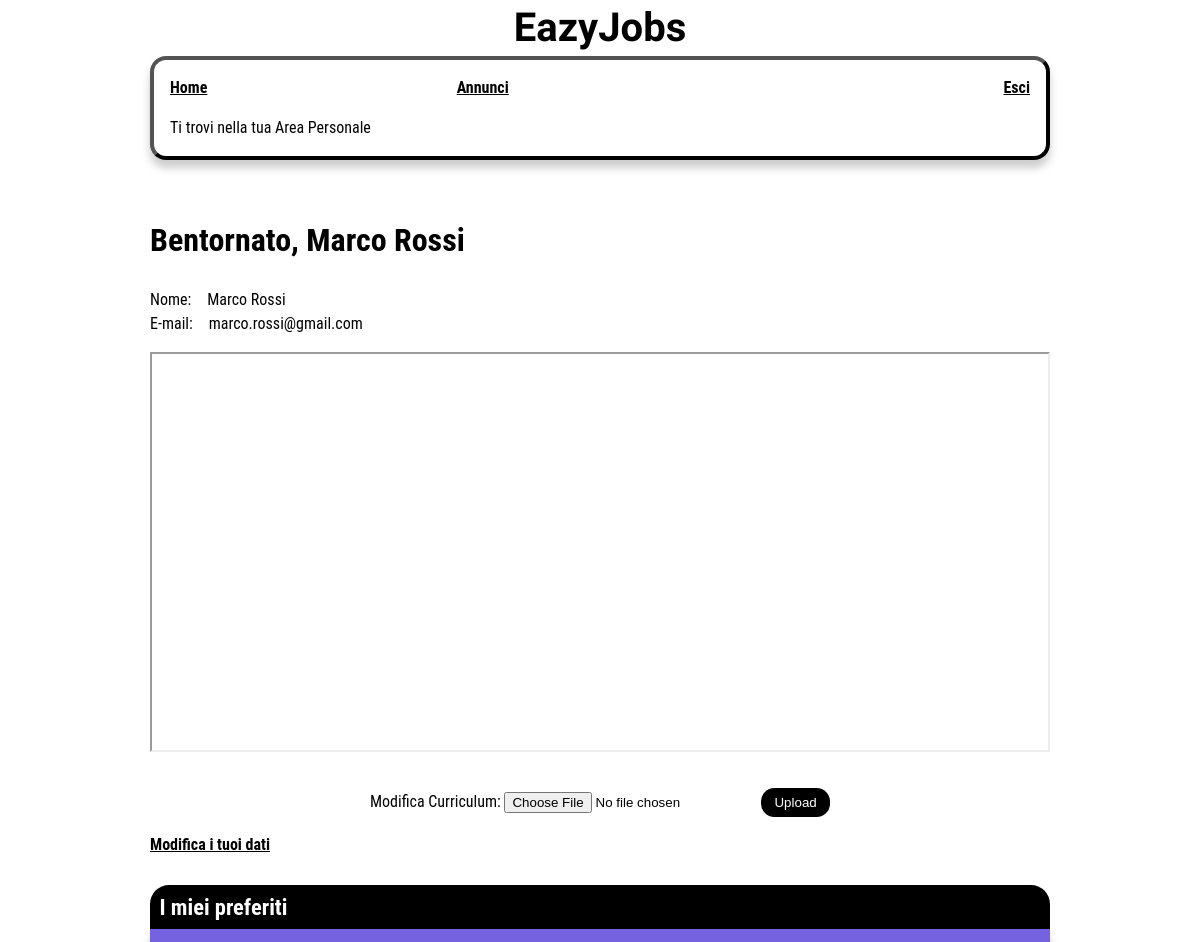
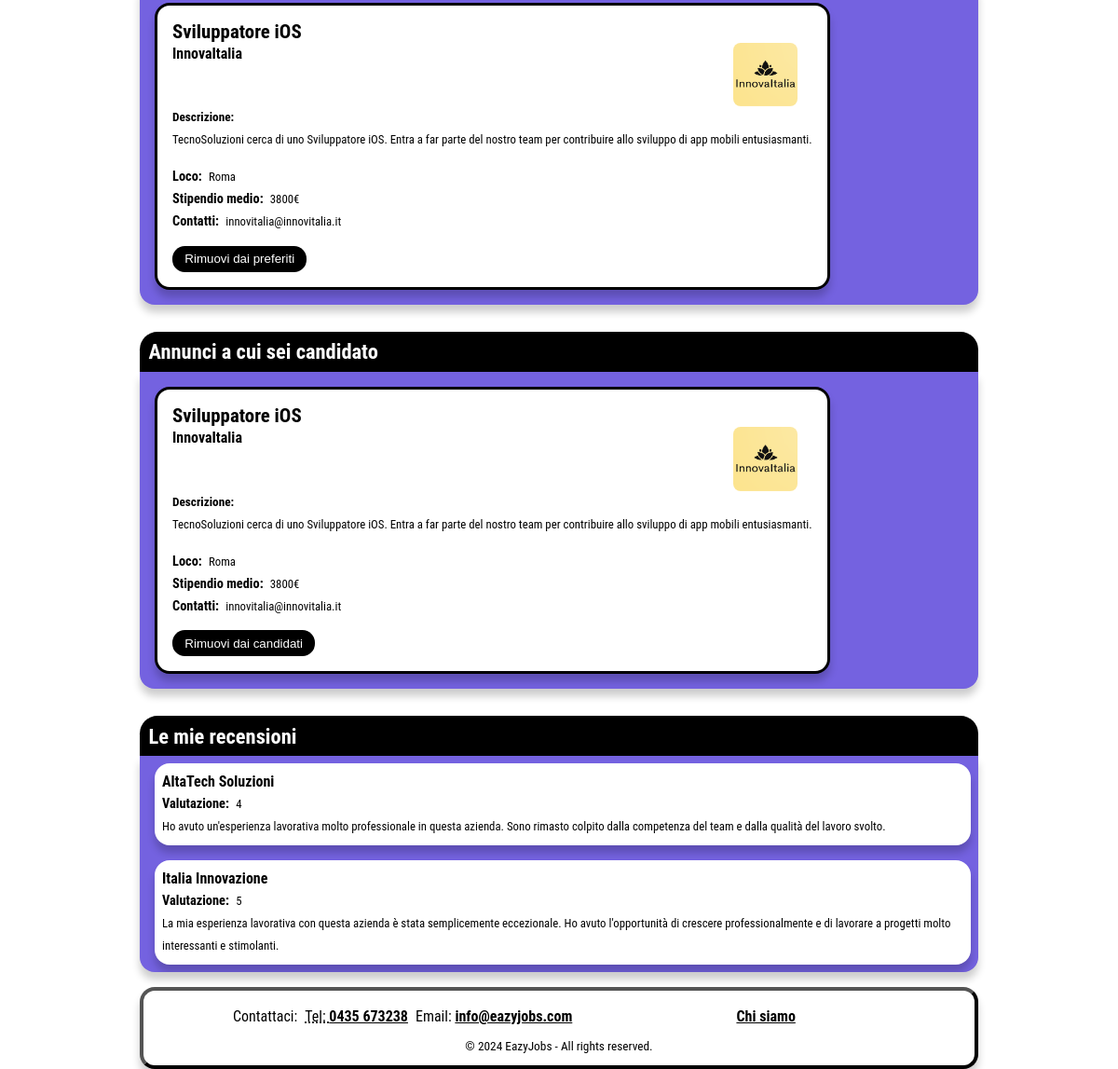
Screenshot of /EazyJobs/User.php (signed in) with the database file from the repository (2 pictures, top to bottom).
### tables this page shows
CREATE TABLE IF NOT EXISTS utenti
(
    id int NOT NULL AUTO_INCREMENT,
    email character varying(60) UNIQUE NOT NULL,
    password character varying(60) NOT NULL,
	nome character varying(60) NOT NULL,
    cv_path character varying(90),
    PRIMARY KEY (id)
);

CREATE TABLE IF NOT EXISTS preferiti
(
    utenti_id int NOT NULL,
    annuncio_id int NOT NULL,
    PRIMARY KEY (utenti_id, annuncio_id),
	FOREIGN KEY (utenti_id)
    REFERENCES utenti (id)
    ON UPDATE CASCADE
    ON DELETE CASCADE,
	FOREIGN KEY(annuncio_id)
    REFERENCES annunci(id)
    ON UPDATE CASCADE
    ON DELETE CASCADE
);

CREATE TABLE IF NOT EXISTS annunci
(
    id int NOT NULL AUTO_INCREMENT,
    titolo character varying(60) NOT NULL,
	locazione character varying(60) NOT NULL,
	data_pub datetime NOT NULL,
	settore character varying(60) NOT NULL,
	remoto boolean NOT NULL,
    presenza boolean NOT NULL,
	contratto character varying(60) NOT NULL,
    `desc_breve` character varying(200) NOT NULL,
	`desc_completa` character varying(500) NOT NULL,
    livello_istruzione character varying(90) NOT NULL,
	esperienza integer NOT NULL,
    stipendio decimal NOT NULL,
    azienda_id int NOT NULL,
    PRIMARY KEY (id),
	FOREIGN KEY (azienda_id)
    REFERENCES aziende (id)
    ON UPDATE CASCADE
    ON DELETE CASCADE
);

CREATE TABLE IF NOT EXISTS aziende
(
    id int NOT NULL AUTO_INCREMENT,
    email character varying(60) UNIQUE NOT NULL,
    password character varying(100) NOT NULL,
	nome character varying(60) NOT NULL,
	sito character varying(50) NOT NULL,
	fondazione integer NOT NULL,
	dipendenti integer NOT NULL,
	fatturato integer NOT NULL,
	sede character varying(60) NOT NULL,
	settore character varying(60) NOT NULL,
	`desc` character varying (500) NOT NULL,
    logo_path character varying(90),
    PRIMARY KEY (id)
);

CREATE TABLE IF NOT EXISTS candidate
(
    utenti_id int NOT NULL,
    annuncio_id int NOT NULL,
    PRIMARY KEY (utenti_id, annuncio_id),
	FOREIGN KEY (utenti_id)
    REFERENCES utenti (id)
    ON UPDATE CASCADE
    ON DELETE CASCADE,
	FOREIGN KEY(annuncio_id)
    REFERENCES annunci(id)
    ON UPDATE CASCADE
    ON DELETE CASCADE
);

CREATE TABLE IF NOT EXISTS valutazioni
(
    utenti_id int NOT NULL,
    aziende_id int NOT NULL,
    commento character varying(300),
    voto integer NOT NULL CHECK (voto > 0 AND voto <=5),
    PRIMARY KEY (aziende_id, utenti_id),
	FOREIGN KEY (utenti_id)
    REFERENCES utenti (id)
    ON UPDATE CASCADE
    ON DELETE CASCADE,
	FOREIGN KEY(aziende_id)
    REFERENCES aziende(id)
    ON UPDATE CASCADE
    ON DELETE CASCADE
);

### EazyJobs/models/utente.php (called while the page is built, shortened)
<?php
  class Utente {
    private $conn;
    private $table = 'utenti';
    public function __construct($db) {
      $this->conn = $db;
    }
    public function getById($utenteId) {
      $query = 'SELECT * FROM ' . $this->table . ' WHERE id = :utenteId';
      $stmt = $this->conn->prepare($query);
      $stmt->bindParam(':utenteId', $utenteId);
      $stmt->execute();
      return $stmt;
  }
}

### EazyJobs/models/annuncio.php (called while the page is built, shortened)
<?php
class Annuncio
{
  private $conn;
  public function __construct($db)
  {
    $this->conn = $db;
  }
  public static function getById($conn, $id)
  {
    $query = 'SELECT annunci.id AS annuncio_id, annunci.*, aziende.*
                FROM annunci
                INNER JOIN aziende ON annunci.azienda_id = aziende.id
                WHERE annunci.id = :annuncioId';
    $stmt = $conn->prepare($query);
    $stmt->bindParam(':annuncioId', $id);
    $stmt->execute();
    return $stmt;
  }
  public function getAllSaved($userId)
  {
    $query = 'SELECT annuncio_id FROM preferiti WHERE utenti_id = :userId';
    $stmt = $this->conn->prepare($query);
    $stmt->bindParam(':userId', $userId);
    $stmt->execute();
    return $stmt;
  }
  public function getAllCandidate($userId)
  {
    $query = 'SELECT annuncio_id FROM candidate WHERE utenti_id = :userId';
    $stmt = $this->conn->prepare($query);
    $stmt->bindParam(':userId', $userId);
    $stmt->execute();
    return $stmt;
  }
}

### EazyJobs/models/valutazione.php (called while the page is built, shortened)
<?php
  class Valutazione {
    private $conn;
    public function __construct($db) {
      $this->conn = $db;
    }
      public function getAll_byUtenteId($utenteId) {
        $query = 'SELECT valutazioni.*, utenti.nome AS nome, aziende.nome AS nome_azienda
                  FROM valutazioni
                  INNER JOIN utenti ON valutazioni.utenti_id = utenti.id
                  INNER JOIN aziende ON valutazioni.aziende_id = aziende.id
                  WHERE valutazioni.utenti_id = :utenteId';
        $stmt = $this->conn->prepare($query);
        $stmt->bindParam(':utenteId', $utenteId);
        $stmt->execute();
        return $stmt;
    }
}

### EazyJobs/User.php (the view, shortened to what this page needs)
<?php
  if (isset($_SESSION['user_id'])) {
    include_once './models/utente.php';
    include_once './models/valutazione.php';
    include_once './models/annuncio.php';
    $database = new Database();
    $db = $database->connect();
    $utente = new Utente($db);
    $userId = $_SESSION['user_id'];
    $result = $utente->getById($userId);
    $num = $result->rowCount();
    if($num > 0) {
      $userName = "";
      $str_utente = "";
      while ($row = $result->fetch(PDO::FETCH_ASSOC)) {
          extract($row);
          $userName = $nome;
          $str_utente .= '
          <dl class="dati-utente">
            <dt>Nome: </dt>
            <dd>' . $nome . '</dd>
            <dt>E-mail: </dt>
            <dd>' . $email . '</dd>
          </dl>
          <div id="cv-section">';
        if (!empty($cv_path)) {
            $cv_path = str_replace('../../', './', $cv_path);
            $str_utente .= '<iframe id="cv-preview" src="' . $cv_path . '#toolbar=0&navpanes=0&scrollbar=0" title="Curriculum Vitae"></iframe>';
        } else {
            $str_utente .= 'Nessun file caricato';
        }
        $str_utente .= '</div>';
      }
    }
    $annuncio = new Annuncio($db);
    $resultSet = $annuncio->getAllSaved($userId);
    $str_annunci_preferiti = "";
    if ($resultSet->rowCount() > 0) {
      while ($row = $resultSet->fetch(PDO::FETCH_ASSOC)) {
        $annuncioDetails = Annuncio::getById($db, $row['annuncio_id']);
        if ($annuncioDetails) {
            $annuncio = $annuncioDetails->fetch(PDO::FETCH_ASSOC);
            if ($annuncio) {
                $str_annunci_preferiti .= "
                    <li id='annuncio-" . $annuncio['annuncio_id'] . "'>
                        <h3>" . $annuncio['titolo'] . "</h3>
                        <div class='header-annunci'>
                        <h4>" . $annuncio['nome'] . "</h4>
                        <img src='./assets/logos/". $annuncio['azienda_id'] ."_logo.png' alt='Logo azienda " . $annuncio['nome'] ."'>
                        </div>
                        <h5>Descrizione:</h5>
                        <p>" . $annuncio['desc_breve'] . "</p>
                        <dl class='job-info'>
                            <dt>Loco:</dt><dd>" . $annuncio['locazione'] . "</dd>
                            <dt>Stipendio medio:</dt><dd>" . $annuncio['stipendio'] . "€</dd>
                            <dt>Contatti:</dt><dd>" . $annuncio['email'] . "</dd>
                        </dl>
                        <input type='submit' class='bottone-rimuovi-preferiti' value='Rimuovi dai preferiti' aria-label=\"Rimuovi l'annuncio " . $annuncio['titolo'] . " dai tuoi preferiti\" data-id='" . $annuncio['annuncio_id'] . "'>
                    </li>";
            }
        }
      }
  } else {
    $str_annunci_preferiti = '<li class="nessun-trovato">(!) Nessun annuncio salvato</li>';
  }
  $annuncio = new Annuncio($db);
  $resultSet = $annuncio->getAllCandidate($userId);
  $str_annunci_candidati = "";
  if ($resultSet->rowCount() > 0) {
    while ($row = $resultSet->fetch(PDO::FETCH_ASSOC)) {
      $annuncioDetails = Annuncio::getById($db, $row['annuncio_id']);
      if ($annuncioDetails) {
          $annuncio = $annuncioDetails->fetch(PDO::FETCH_ASSOC);
          if ($annuncio) {
              $str_annunci_candidati .= "
                  <li id='annuncio-" . $annuncio['annuncio_id'] . "'>
                      <h3>" . $annuncio['titolo'] . "</h3>
                      <div class='header-annunci'>
                      <h4>" . $annuncio['nome'] . "</h4>
                      <img src='./assets/logos/". $annuncio['azienda_id'] ."_logo.png' alt='Logo azienda " . $annuncio['nome'] ."'>
                      </div>
                      <h5>Descrizione:</h5>
                      <p>" . $annuncio['desc_breve'] . "</p>
                      <dl class='job-info'>
                          <dt>Loco:</dt><dd>" . $annuncio['locazione'] . "</dd>
                          <dt>Stipendio medio:</dt><dd>" . $annuncio['stipendio'] . "€</dd>
                          <dt>Contatti:</dt><dd>" . $annuncio['email'] . "</dd>
                      </dl>
                      <input type='submit' class='bottone-rimuovi-candidati' value='Rimuovi dai candidati' aria-label=\"Rimuovi l'annuncio " . $annuncio['titolo'] . " dai tuoi preferiti\" data-id='" . $annuncio['annuncio_id'] . "'>
                  </li>";
          }
      }
    }
} else {
  $str_annunci_candidati = '<li class="nessun-trovato">(!) Nessun annuncio</li>';
}
    $valutazione = new Valutazione($db);
    $result = $valutazione->getAll_byUtenteId($userId);
    $num = $result->rowCount();
    if($num > 0) {
      $str_valutazioni = "";
      while ($row = $result->fetch(PDO::FETCH_ASSOC)) {
          extract($row);
          $str_valutazioni .=
              "<li>\n" .
              "<h3>" . $nome_azienda . "</h3>\n" .
              "<div class='valutazione'>\n" .
              "<h4>Valutazione:</h4><p>" . $voto . "</p>\n" .
              "</div>\n" .
              "<p>" . $commento . "</p>\n" .
              "</li>\n";
      }
  } else {
    $str_valutazioni = '<li class="nessun-trovato">(!) Nessuna recensione trovata</li>';
  }
  $nomefile = "./templates/User.html";
  $contenuto = file_get_contents($nomefile);
  $errors = isset($_GET['errors']) ? json_decode(urldecode($_GET['errors']), true) : [];
  $cvErrore = isset($errors['cv']) ? htmlspecialchars($errors['cv']) : '';
  $contenuto = str_replace("cv-errore-placeholder", $cvErrore, $contenuto);
  $contenuto = str_replace("nome-placeholder", strval($userName), $contenuto);
  $contenuto = str_replace("", $str_utente, $contenuto);
  $contenuto = str_replace("", $str_annunci_preferiti, $contenuto);
  $contenuto = str_replace("", $str_annunci_candidati, $contenuto);
  $contenuto = str_replace("", $str_valutazioni, $contenuto);
  echo $contenuto;
}
?>

### EazyJobs/style/style_mini.css (style rules this page uses)
main { width: 90%; margin-top: 0; }
header { display: flex; flex-direction: row; align-items: center; overflow: visible; justify-content: space-between; background-color: var(--headerBgColor); width: 100%; max-height: 20vh; margin-bottom: 0; }
header .header-logo h1 { font-size: 2em; }
#navigazione { border-radius: 0; box-shadow: none; max-width: 100%; padding: 0; border-radius: 1em; }
#breadcrumb { border-radius: 1em; }
#menu, #menu.showing { max-height: 80vh; transition: max-height 0.25s linear; overflow: hidden; }
#menu.hiding { max-height: 0vh; transition: none; }
#menu ul { flex-direction: column; }
#menu ul li:nth-child(3) { display: none; }
#menu ul li { border-top: 2px solid var(--headerBgColor); text-align: center; font-size: 2em; height: 2em; line-height: 2em; }
#menu ul li a { display: block; background-color: var(--headerTxtColor); color: var(--headerBgColor); border-radius: 0.4em; height: inherit; }
#primoContenuto { display: contents; }
#user-main { padding-bottom: 1em; }
#user-main section > div { min-height: 44px; padding: 0 0.5em; border-radius: 1em 1em 0 0; }
#user-main section div.showing { border-radius: 1em 1em 0 0; }
#user-main section > div > h3 { float: left; margin: 0.4em 0 0.4em; }
#user-main section > ul, #user-main section ul.showing { height: fit-content; }
.listaAnnunci { width: 100%; display: flex; flex-direction: column; overflow-x: auto; max-height: 50vh; list-style-type: none; }
form { text-align: center; margin: 1em 0; order: 1; }
.header-annunci { display: flex; flex-direction: row; align-items: start; white-space: nowrap; overflow: hidden; }
.header-annunci h4 { margin: 0; }
footer { border-radius: 0; box-shadow: none; max-width: 100%; }
#footer ul > li:nth-child(2) { display: none; }
ul #contattaci { padding: 0; }

### EazyJobs/style/print.css (style rules this page uses)
* { margin: 0; padding: 0; }
html { font-family: 'Times New Roman', Times, serif; font-size: 12pt; margin: auto; }
body { width: 100%; margin: 0 auto; padding: 0; background-color: #FFFFFF; }
header h1 { font-size: 25pt; font-family: 'Climate Crisis', sans-serif; font-family: 'Syncopate', sans-serif; text-align: center; margin-top: 2pt; }
#menu { display: none; }
#navigazione { border-radius: 0; box-shadow: none; }
#breadcrumb { padding: 0.5em 0 0.5em 0; margin-top: 0.5em; border-top: 1pt solid #000; border-bottom: 1pt solid #000; font-weight: bold; }
main { margin-left: 0em; width: 100%; padding: 0.3em 0em 0.5em 0em; box-shadow: none; }
a { text-decoration: none; color: #000000; }
input[type="submit"], button { display: none; }
.header-annunci img, .header-aziende img { width: 1.5cm; margin-top: 2pt; }
#cv-section, #upload-cv-form, a[href="./ModificaUser.php"] { display: none; }
#user-main > section > ul > li, #admin-main > section > ul > li { margin-top: 5pt; padding: 5pt; border: 1pt solid #000; border-radius: 5pt; page-break-inside: avoid; }
#user-main dt, #admin-main dt { float: left; clear: none; margin-right: 5pt; }
#user-main section > div > h3, #admin-main section > div > h3 { font-size: 16pt; margin-top: 10pt; }
#user-main section h4, #admin-main section h4, #user-main section h5, #admin-main section h5 { font-size: 12.5pt; }
#user-recensioni li .valutazione h4, #admin-recensioni li .valutazione h4 { font-size: 11.5pt; float: left; clear: none; margin-right: 5pt; }
#user-recensioni li > p, #admin-recensioni li > p { margin-top: 4pt; }
footer { position: fixed; bottom: 0; width: 100%; text-align: center; font-size: 10pt; font-style: italic; padding-top: 10pt; border-top: 1pt solid #000; border-radius: 0; box-shadow: none; }
#footer > ul > li:last-child { display: none; }
#footer ul li { display: inline; }
#footer ul { display: flex; justify-content: space-around; gap: 12pt; }
ul#contattaci { margin-bottom: 7pt; }

### rows the page displays
utenti: nome "Marco Rossi", email "marco.rossi@gmail.com"
preferiti: annuncio.titolo "Sviluppatore iOS", aziende.nome "InnovaItalia", annuncio.desc_breve "TecnoSoluzioni cerca di uno Sviluppatore iOS. Entra a far parte del nostro team per contribuire allo sviluppo di app mobili entusiasmanti.", annuncio.locazione "Roma", annuncio.stipendio "3800", aziende.email "innovitalia@innovitalia.it"
candidate: annuncio.titolo "Sviluppatore iOS", aziende.nome "InnovaItalia", annuncio.desc_breve "TecnoSoluzioni cerca di uno Sviluppatore iOS. Entra a far parte del nostro team per contribuire allo sviluppo di app mobili entusiasmanti.", annuncio.locazione "Roma", annuncio.stipendio "3800", aziende.email "innovitalia@innovitalia.it"
valutazioni: aziende.nome "AltaTech Soluzioni", voto "4", commento "Ho avuto un'esperienza lavorativa molto professionale in questa azienda. Sono rimasto colpito dalla competenza del team e dalla qualità del lavoro svolto."
valutazioni: aziende.nome "Italia Innovazione", voto "5", commento "La mia esperienza lavorativa con questa azienda è stata semplicemente eccezionale. Ho avuto l'opportunità di crescere professionalmente e di lavorare a progetti molto interessanti e stimolanti."
